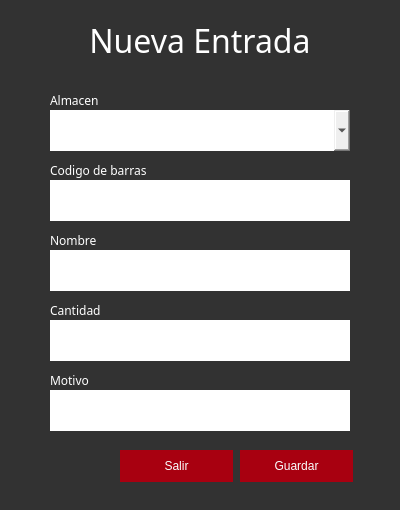
<?xml version="1.0" encoding="UTF-8"?>
<ui version="4.0">
 <class>nuevaEntrada</class>
 <widget class="QMainWindow" name="nuevaEntrada">
  <property name="geometry">
   <rect>
    <x>0</x>
    <y>0</y>
    <width>400</width>
    <height>510</height>
   </rect>
  </property>
  <property name="minimumSize">
   <size>
    <width>400</width>
    <height>510</height>
   </size>
  </property>
  <property name="maximumSize">
   <size>
    <width>400</width>
    <height>510</height>
   </size>
  </property>
  <property name="windowTitle">
   <string>Nueva Entrada</string>
  </property>
  <property name="styleSheet">
   <string notr="true">#nuevaEntrada{
background-color: rgb(50, 50, 50);
}
.QLabel{
	color: rgb(255, 255, 255);
}
.QLineEdit{
	color: rgb(97, 99, 99);
	border:none;
}
.QPushButton{
	color: rgb(250, 255, 255);
	background-color: rgb(168, 0, 16);
	border: none;
}
.QPushButton:hover{
	color: rgb(255,255,255);
	background-color: rgb(30,30,30);
	border: none;
}
.QComboBox{
	border-radius:none;
}</string>
  </property>
  <widget class="QWidget" name="centralwidget">
   <widget class="QLabel" name="label_titulo">
    <property name="geometry">
     <rect>
      <x>0</x>
      <y>10</y>
      <width>400</width>
      <height>61</height>
     </rect>
    </property>
    <property name="font">
     <font>
      <family>Avenir</family>
      <pointsize>24</pointsize>
     </font>
    </property>
    <property name="text">
     <string>Nueva Entrada</string>
    </property>
    <property name="alignment">
     <set>Qt::AlignCenter</set>
    </property>
   </widget>
   <widget class="QLabel" name="label_Cbarras">
    <property name="geometry">
     <rect>
      <x>50</x>
      <y>160</y>
      <width>131</width>
      <height>21</height>
     </rect>
    </property>
    <property name="font">
     <font>
      <family>Avenir</family>
     </font>
    </property>
    <property name="text">
     <string>Codigo de barras</string>
    </property>
   </widget>
   <widget class="QLineEdit" name="line_Cbarras">
    <property name="geometry">
     <rect>
      <x>50</x>
      <y>180</y>
      <width>300</width>
      <height>41</height>
     </rect>
    </property>
    <property name="font">
     <font>
      <family>Avenir</family>
     </font>
    </property>
   </widget>
   <widget class="QLineEdit" name="line_nombre">
    <property name="enabled">
     <bool>false</bool>
    </property>
    <property name="geometry">
     <rect>
      <x>50</x>
      <y>250</y>
      <width>300</width>
      <height>41</height>
     </rect>
    </property>
    <property name="font">
     <font>
      <family>Avenir</family>
     </font>
    </property>
   </widget>
   <widget class="QLabel" name="label_nombre">
    <property name="geometry">
     <rect>
      <x>50</x>
      <y>230</y>
      <width>131</width>
      <height>21</height>
     </rect>
    </property>
    <property name="font">
     <font>
      <family>Avenir</family>
     </font>
    </property>
    <property name="text">
     <string>Nombre</string>
    </property>
   </widget>
   <widget class="QPushButton" name="bGuardar">
    <property name="geometry">
     <rect>
      <x>240</x>
      <y>450</y>
      <width>113</width>
      <height>32</height>
     </rect>
    </property>
    <property name="cursor">
     <cursorShape>PointingHandCursor</cursorShape>
    </property>
    <property name="text">
     <string>Guardar</string>
    </property>
    <property name="icon">
     <iconset resource="../imagenes/imagenes.qrc">
      <normaloff>:/Iconos/Guardar.png</normaloff>:/Iconos/Guardar.png</iconset>
    </property>
    <property name="iconSize">
     <size>
      <width>20</width>
      <height>16</height>
     </size>
    </property>
   </widget>
   <widget class="QPushButton" name="bSalir">
    <property name="geometry">
     <rect>
      <x>120</x>
      <y>450</y>
      <width>113</width>
      <height>32</height>
     </rect>
    </property>
    <property name="cursor">
     <cursorShape>PointingHandCursor</cursorShape>
    </property>
    <property name="text">
     <string>Salir</string>
    </property>
    <property name="icon">
     <iconset resource="../imagenes/imagenes.qrc">
      <normaloff>:/Iconos/Salir.png</normaloff>:/Iconos/Salir.png</iconset>
    </property>
    <property name="iconSize">
     <size>
      <width>20</width>
      <height>16</height>
     </size>
    </property>
   </widget>
   <widget class="QComboBox" name="comboBox_almacen">
    <property name="geometry">
     <rect>
      <x>50</x>
      <y>110</y>
      <width>300</width>
      <height>41</height>
     </rect>
    </property>
   </widget>
   <widget class="QLineEdit" name="line_cantidad">
    <property name="geometry">
     <rect>
      <x>50</x>
      <y>320</y>
      <width>300</width>
      <height>41</height>
     </rect>
    </property>
    <property name="font">
     <font>
      <family>Avenir</family>
     </font>
    </property>
   </widget>
   <widget class="QLabel" name="label_cantidad">
    <property name="geometry">
     <rect>
      <x>50</x>
      <y>300</y>
      <width>131</width>
      <height>21</height>
     </rect>
    </property>
    <property name="font">
     <font>
      <family>Avenir</family>
     </font>
    </property>
    <property name="text">
     <string>Cantidad</string>
    </property>
   </widget>
   <widget class="QLabel" name="label_motivo">
    <property name="geometry">
     <rect>
      <x>50</x>
      <y>370</y>
      <width>131</width>
      <height>21</height>
     </rect>
    </property>
    <property name="font">
     <font>
      <family>Avenir</family>
     </font>
    </property>
    <property name="text">
     <string>Motivo</string>
    </property>
   </widget>
   <widget class="QLabel" name="label_almacen">
    <property name="geometry">
     <rect>
      <x>50</x>
      <y>90</y>
      <width>131</width>
      <height>21</height>
     </rect>
    </property>
    <property name="font">
     <font>
      <family>Avenir</family>
     </font>
    </property>
    <property name="text">
     <string>Almacen</string>
    </property>
   </widget>
   <widget class="QLineEdit" name="line_motivo">
    <property name="geometry">
     <rect>
      <x>50</x>
      <y>390</y>
      <width>300</width>
      <height>41</height>
     </rect>
    </property>
    <property name="font">
     <font>
      <family>Avenir</family>
     </font>
    </property>
   </widget>
  </widget>
 </widget>
 <resources>
  <include location="../imagenes/imagenes.qrc"/>
 </resources>
 <connections/>
</ui>
